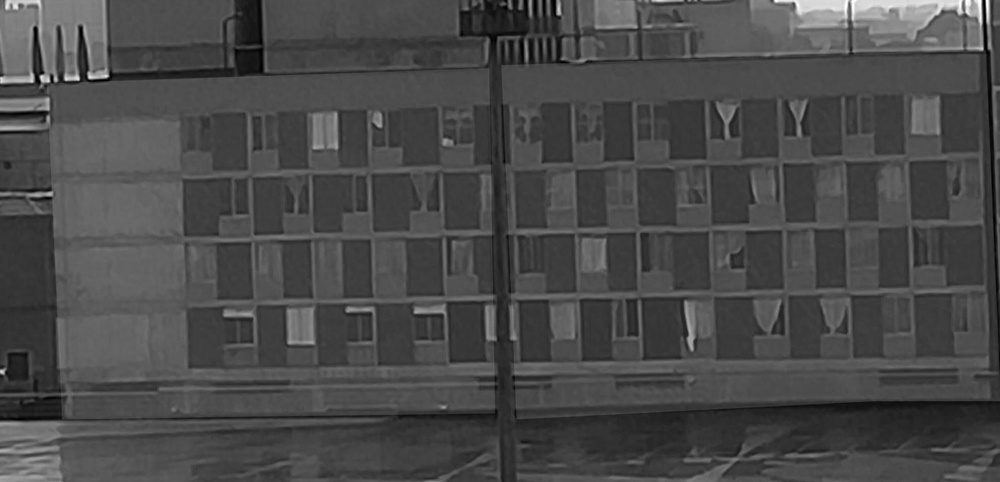
#> input picture CG1050/TP/Im100_col1.jpg, 1000 x 482 px, shrunk from 1981 x 955 before the run; its folder holds only this picture in this run
$ python EMF.py --data_dir ../../CG1050/TP --output out   (older library calls are emulated)
#> lines starting #> are read from the running program, lines starting #| are printed output that depends on the picture
import argparse
from pathlib import Path
from PIL import Image, ImageChops, ImageEnhance, ImageFilter
import numpy as np
import pandas as pd
import io
import sys
import time
from skimage.feature import graycomatrix, graycoprops
from scipy.stats import entropy as scipy_entropy

from scipy import ndimage

def clean_mask(mask, min_area=500):
    """
    Remove tiny noisy regions from the binary mask.
    min_area: minimum number of pixels to keep a region.
    """
    # Label connected components
    labeled, num = ndimage.label(mask)
    if num == 0:
        return mask

    sizes = ndimage.sum(mask, labeled, range(1, num+1))

    clean = np.zeros_like(mask, dtype=bool)
    for i, s in enumerate(sizes, start=1):
        if s >= min_area:      # keep only big components
            clean[labeled == i] = True

    # Optional: smooth the result a bit
    clean = ndimage.binary_opening(clean, iterations=1)
    clean = ndimage.binary_closing(clean, iterations=1)
    return clean


# ------------------------------------------------------------
# ELA Computation
# ------------------------------------------------------------
def compute_ela(pil_img, quality=95, scale=15):
    buf = io.BytesIO()
    pil_img.save(buf, format="JPEG", quality=quality)
    buf.seek(0)
    recompressed = Image.open(buf).convert("RGB")
    diff = ImageChops.difference(pil_img, recompressed)

    ela_np = np.asarray(diff).astype(np.float32) / 255.0
    ela_np = np.clip(ela_np * scale, 0.0, 1.0)

    ela_uint8 = (ela_np * 255).astype(np.uint8)
    ela_pil = Image.fromarray(ela_uint8)

    return ela_pil, ela_np


# ------------------------------------------------------------
# Segmentation
# ------------------------------------------------------------
def rgb_to_gray(arr):
    return 0.2989*arr[...,0] + 0.5870*arr[...,1] + 0.1140*arr[...,2]

def otsu(gray):
    img = (gray * 255).astype(np.uint8)
    hist, _ = np.histogram(img.ravel(), bins=256, range=(0,256))

    total = img.size
    sum_total = np.dot(np.arange(256), hist)
    sum_b = 0.0
    w_b = 0.0
    max_var = 0
    threshold = 0

    for i in range(256):
        w_b += hist[i]
        if w_b == 0:
            continue
        w_f = total - w_b
        if w_f == 0:
            break

        sum_b += i * hist[i]
        m_b = sum_b / w_b
        m_f = (sum_total - sum_b) / w_f
        var_between = w_b * w_f * (m_b - m_f)**2

        if var_between > max_var:
            max_var = var_between
            threshold = i

    return threshold / 255.0


def segment(ela_np):
    gray = rgb_to_gray(ela_np)
    pil_gray = Image.fromarray((gray*255).astype(np.uint8))
    pil_gray = pil_gray.filter(ImageFilter.MedianFilter(size=3))
    gray = np.asarray(pil_gray).astype(np.float32) / 255.0

    t = otsu(gray)
    # Make threshold slightly more strict
    t = min(1.0, t + 0.05)   # add 0.05–0.10, tune this
    mask = gray >= t
    return mask, t

def extract_features(ela_np, mask):
    """
    Compute statistical + texture feature set from ELA output.
    Only masked (suspicious) regions are analyzed.
    """
    # Convert to grayscale for texture analysis
    gray = rgb_to_gray(ela_np)
    region = gray[mask] if mask.sum() > 0 else gray

    # Basic statistics
    mean_intensity = float(region.mean())
    std_intensity = float(region.std())

    # Histogram-based features
    hist, _ = np.histogram(region, bins=256, range=(0,1), density=True)
    peak_indices = hist.argsort()[-3:][::-1]  # top 3 histogram peaks

    # Texture (GLCM Haralick features)
    img_8bit = (gray * 255).astype(np.uint8)
    glcm = graycomatrix(img_8bit, distances=[1], angles=[0], levels=256, symmetric=True, normed=True)

    contrast = float(graycoprops(glcm, 'contrast')[0,0])
    energy = float(graycoprops(glcm, 'energy')[0,0])

    # Entropy (information content)
    hist_safe = hist + 1e-12
    ent = float(scipy_entropy(hist_safe))

    return {
        "mean_intensity": mean_intensity,
        "std_intensity": std_intensity,
        "contrast": contrast,
        "entropy": ent,
        "energy": energy,
        "hist_peak_1": int(peak_indices[0]),
        "hist_peak_2": int(peak_indices[1]),
        "hist_peak_3": int(peak_indices[2])
    }

# ------------------------------------------------------------
# Overlay
# ------------------------------------------------------------
def overlay_mask(original, mask, alpha=0.4):
    orig = original.convert("RGBA")
    overlay = Image.new("RGBA", orig.size, (0,0,0,0))
    w,h = orig.size

    mask_img = Image.fromarray((mask.astype(np.uint8)*255).astype(np.uint8))
    mask_px = mask_img.load()
    over_px = overlay.load()

    for y in range(h):
        for x in range(w):
            if mask_px[x,y] > 0:
                over_px[x,y] = (255, 0, 0, int(alpha*255))

    return Image.alpha_composite(orig, overlay).convert("RGB")


# ------------------------------------------------------------
# Batch Processor for TP and AU
# ------------------------------------------------------------
def process_folder(folder_path, out_root, label):
    folder = Path(folder_path)
    out_dir = Path(out_root) / label
    out_dir.mkdir(parents=True, exist_ok=True)

    rows = []
    files = sorted(list(folder.glob("*.jpg")) + list(folder.glob("*.png"))) + list(folder.glob("*.tif"))

    for p in files:
        img = Image.open(p).convert("RGB")
        ela_img, ela_np = compute_ela(img)

        base = p.stem
        ela_img.save(out_dir / f"{base}_ela.png")

        mask, t = segment(ela_np)
        mask = clean_mask(mask, min_area=500)  # tune 300–1000 based on image size
        mask_img = Image.fromarray((mask.astype(np.uint8)*255).astype(np.uint8))
        mask_img.save(out_dir / f"{base}_mask.png")

        overlay = overlay_mask(img, mask)
        overlay.save(out_dir / f"{base}_overlay.png")

        # feature score = mean ELA intensity
        # feature score = mean ELA intensity
        anomaly_score = float(ela_np.mean())

        # ---- NEW FEATURE EXTRACTION ----
        feat = extract_features(ela_np, mask)

        rows.append({
            "image": p.name,
            "class": label,
            "threshold": t,
            "anomaly_score": anomaly_score,
            **feat   # merges new feature fields
        })


    return rows


# ------------------------------------------------------------
# Main
# ------------------------------------------------------------
def main():
    parser = argparse.ArgumentParser()
    parser.add_argument("--data_dir", required=True, help="data directory containing TP and AU")
    parser.add_argument("--output", required=True, help="output directory")


    args = parser.parse_args()

    root = Path(args.data_dir)

    tp_dir = root / "TP"
    au_dir = root / "AU"

    rows = []

    if tp_dir.exists():
        print("[+] Processing TP...")
        rows.extend(process_folder(tp_dir, args.output, "TP"))
#> in compute_ela, `diff = ImageChops.difference(pil_img, recompressed)`:
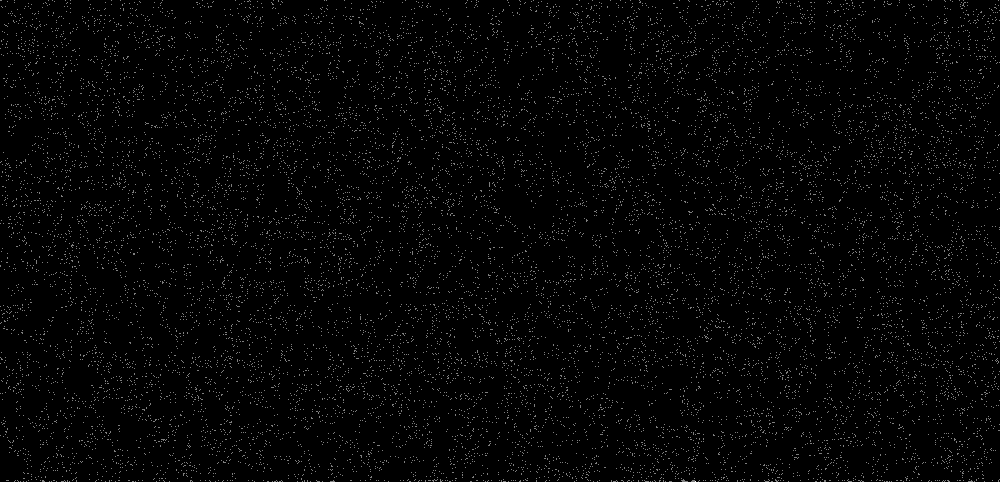
#> diff: PIL image 1000x482 RGB; min 0, max 2, mean 0.0378; drawn with min black and max white
#> in segment, `pil_gray = pil_gray.filter(ImageFilter.MedianFilter(size=3))`:
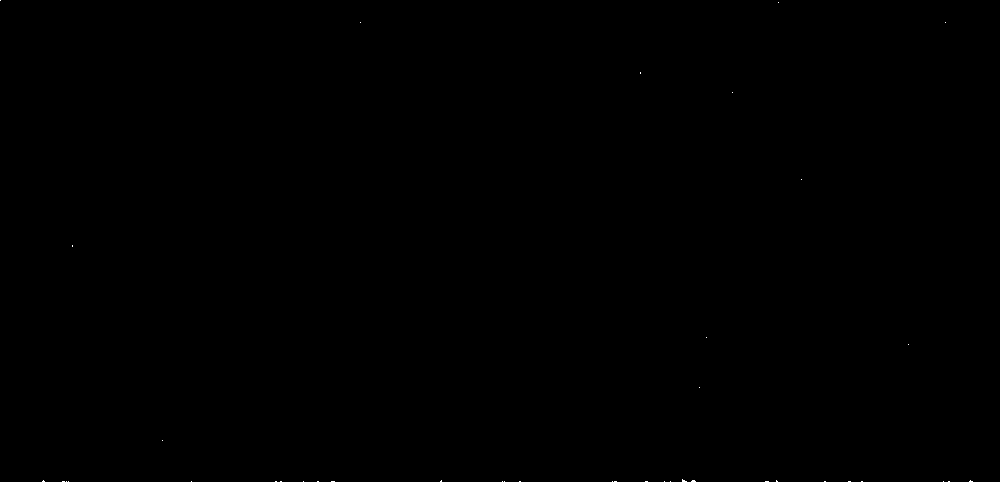
#> pil_gray: PIL image 1000x482 L; values 0 (black) and 14 (white), 0.02% white in thin lines or dots
#> in segment, `gray = np.asarray(pil_gray).astype(np.float32) / 255.0`: gray: shape (482, 1000) float32; values 0 (black) and 0.0549 (white), 0.02% white in thin lines or dots
#> in otsu, `hist, _ = np.histogram(img.ravel(), bins=256, range=(0,256))`: hist = 256 values, max 481910 at index 0, min 0 at index 1, mean 1882.8
#> in otsu, `sum_total = np.dot(np.arange(256), hist)`: sum_total = 1260
#> the loop in otsu, `for i in range(256):` made 15 passes
#> (w_b, w_f, max_var) on pass 1: (481910, 90, 8.5e+09)
#> (w_b, w_f) on passes 2 to 7: (481910, 90), (481910, 90), (481910, 90), (481910, 90), (481910, 90), (481910, 90)
#> after the loop in otsu, `for i in range(256):`: max_var = 8.5e+09; sum_b = 0; w_b = 482000
#> in segment, `t = otsu(gray)`: t = 0
#> in segment, `t = min(1.0, t + 0.05)`: t = 0.05
#> in segment, `mask = gray >= t`: mask: shape (482, 1000) bool; 0.02% white in thin lines or dots
#> in clean_mask, `labeled, num = ndimage.label(mask)`: labeled: shape (482, 1000) int32; 42 distinct labels, from 0 to 41
#> in clean_mask, `labeled, num = ndimage.label(mask)`: num = 41
#> in clean_mask, `sizes = ndimage.sum(mask, labeled, range(1, num+1))`: sizes = 41 values, max 9 at index 12, min 1 at index 0, mean 2.2
#> the loop in clean_mask, `for i, s in enumerate(sizes, start=1):` made 41 passes
#> s on passes 1 to 12: 1, 1, 1, 1, 2, 1, 1, 2, 1, 1, 1, 1
#> after the loop in clean_mask, `for i, s in enumerate(sizes, start=1):`: clean: shape (482, 1000) bool; every value is 0
#> in overlay_mask, `overlay = Image.new("RGBA", orig.size, (0,0,0,0))`: overlay: PIL image 1000x482 RGBA; every value is 0
#> in process_folder, `anomaly_score = float(ela_np.mean())`: anomaly_score = 0.00222
#> in extract_features, `std_intensity = float(region.std())`: std_intensity = 0.0112
#> in extract_features, `hist, _ = np.histogram(region, bins=256, range=(0,1), density=True)`: hist = 256 values, max 246.3 at index 0, min 0 at index 1, mean 1
#> in extract_features, `peak_indices = hist.argsort()[-3:][::-1]`: peak_indices = [0, 15, 30]
#> in extract_features, `contrast = float(graycoprops(glcm, 'contrast')[0,0])`: contrast = 13.84
#> in extract_features, `energy = float(graycoprops(glcm, 'energy')[0,0])`: energy = 0.928
#> in extract_features, `hist_safe = hist + 1e-12`: hist_safe = 256 values, max 246.3 at index 0, min 1e-12 at index 1, mean 1
#> in extract_features, `ent = float(scipy_entropy(hist_safe))`: ent = 0.161
#> in process_folder, `feat = extract_features(ela_np, mask)`: feat = {'mean_intensity': 0.00222, 'std_intensity': 0.0112, 'contrast': 13.84, 'entropy': 0.161, 'energy': 0.928, 'hist_peak_1': 0, 'hist_peak_2': 15, 'hist_peak_3': 30}

    if au_dir.exists():
        print("[+] Processing AU...")
        rows.extend(process_folder(au_dir, args.output, "AU"))

    df = pd.DataFrame(rows)
#> df = table of 1 rows and 12 columns
#> (the run stopped early here; a loop or call above may not have finished)

$ run again, on CG1050/TP/Im20_col2.jpg
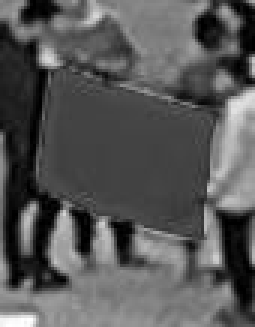
#> input picture CG1050/TP/Im20_col2.jpg, 85 x 109 px (shown 3 times larger)
#> in otsu, `hist, _ = np.histogram(img.ravel(), bins=256, range=(0,256))`: hist = 256 values, max 8532 at index 0, min 0 at index 1, mean 36.19
#> sum_total = 10292
#> the loop in otsu, `for i in range(256):` made 30 passes
#> (w_b, w_f, sum_b, m_b, m_f, max_var) on pass 1: (8532, 733, 0, 0, 14.04, 1.23e+09)
#> after the loop in otsu, `for i in range(256):`: max_var = 1.23e+09; sum_b = 10234; threshold = 0; w_b = 9265
#> in segment, `t = otsu(gray)`: t = 0
#> in segment, `t = min(1.0, t + 0.05)`: t = 0.05
#> in segment, `mask = gray >= t`:
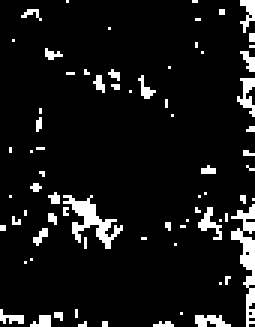
#> mask: shape (109, 85) bool (shown 3 times larger); 7.9% white in thin lines or dots
#> in clean_mask, `labeled, num = ndimage.label(mask)`:
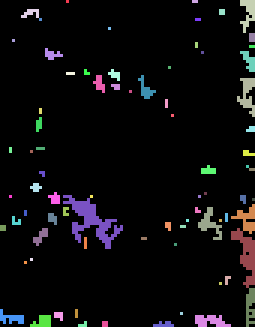
#> labeled: shape (109, 85) int32 (shown 3 times larger); 79 distinct labels, from 0 to 78; one colour per label, 0 black
#> num = 78
#> sizes = 78 values, max 123 at index 41, min 1 at index 0, mean 9.4
#> the loop in clean_mask, `for i, s in enumerate(sizes, start=1):` made 78 passes
#> s on passes 1 to 8: 1, 2, 30, 11, 4, 1, 2, 1
#> overlay: PIL image 85x109 RGBA; every value is 0
#> anomaly_score = 0.0117
#> std_intensity = 0.0251
#> in extract_features, `hist, _ = np.histogram(region, bins=256, range=(0,1), density=True)`: hist = 256 values, max 207.7 at index 0, min 0 at index 1, mean 1
#> peak_indices = [0, 15, 30]
#> contrast = 60.52
#> energy = 0.708
#> hist_safe = 256 values, max 207.7 at index 0, min 1e-12 at index 1, mean 1
#> ent = 0.525
#> feat = {'mean_intensity': 0.0117, 'std_intensity': 0.0251, 'contrast': 60.52, 'entropy': 0.525, 'energy': 0.708, 'hist_peak_1': 0, 'hist_peak_2': 15, 'hist_peak_3': 30}
#> df = table of 1 rows and 12 columns
